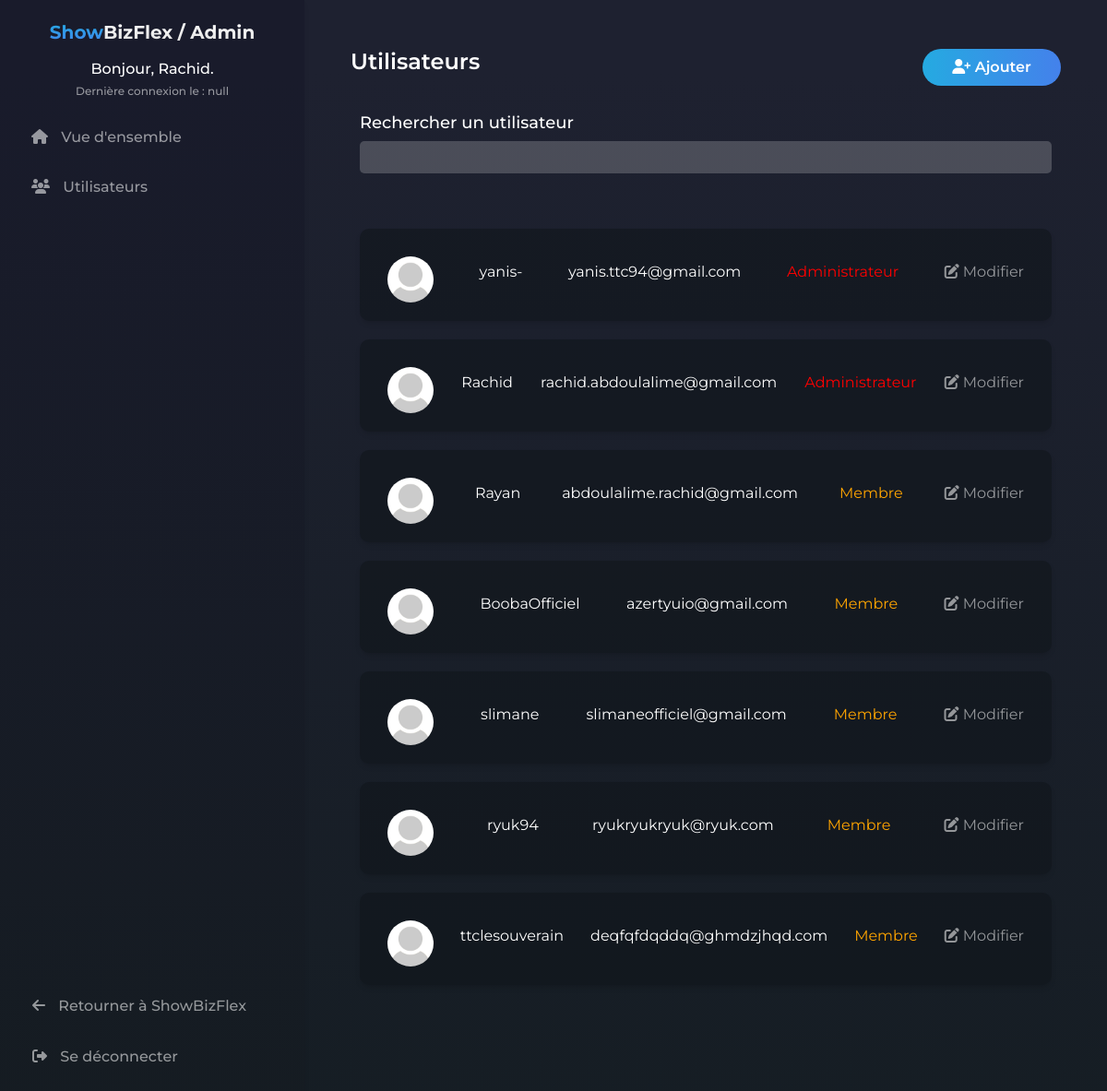
Page /admin/?module=users (signed in) on the committed database.
### tables this page shows
CREATE TABLE `User` (
  `id` bigint(20) UNSIGNED NOT NULL,
  `username` varchar(50) NOT NULL,
  `email` varchar(60) NOT NULL,
  `password` varchar(255) NOT NULL,
  `idRole` bigint(20) UNSIGNED NOT NULL,
  `register_date` datetime NOT NULL DEFAULT CURRENT_TIMESTAMP,
  `show_setup` tinyint(1) NOT NULL,
  `avatar_file` tinytext NOT NULL,
  `banner_file` tinytext NOT NULL,
  `about` text,
  `color` tinytext NOT NULL,
  `forgot_auth` mediumtext,
  `adult` tinyint(1) NOT NULL,
  `private` tinyint(1) NOT NULL
);

### admin/Modules/ModUsers/Cont_Users.php (called while the page is built, shortened)
<?php
require_once('Model_Users.php');
require_once('View_Users.php');
class ContUsers
{
    private $view;
    private $model;
    public function __construct()
    {
        $this->view = new ViewUsers();
        $this->model = new ModelUsers();
    }
    public function overview() {
        $this->view->show_overview($this->model->getUserListString());
    }
    public function exec() {
        $this->view->view();
    }
}

### admin/Controller.php (called while the page is built, shortened)
<?php
class Controller
{
    private $module;
    public function __construct()
    {
        $this->module = isset($_GET['module']) ? $_GET['module'] : "panel";
    }
    public function exec()
    {
        switch ($this->module) {
            case 'users':
                new ModUsers();
            break;
        }
    }
}
?>

### admin/index.php (called while the page is built, shortened)
<?php
include_once("Controller.php");
$controller = new Controller();
$controller->exec();
include_once('Layout.php');
?>

### admin/Modules/ModUsers/Model_Users.php (the view, shortened to what this page needs)
<?php
class ModelUsers extends PDOConnection
{
    public function getUserListString() {
        $stmt = parent::$db->prepare("SELECT * FROM User");
        $stmt->execute();
        $result = $stmt->fetchAll();
        $userListString = '';
        foreach ($result as $index => $value) {
            if ($value['idRole'] == 2) {
                $role = '<span style="color:orange">Membre</span>';
            } else {
                $role = '<span style="color:red">Administrateur</span>';
            }
            $userListString .= '<div class="user-item">
            <div class="user-infos">
              <img src="../Assets/images/avatar/'. $value['avatar_file'] .'" />
              <p>'. $value['username'] .'</p>
              <p>'. $value['email'] .'</p>
              <p>'. $role .'</p>
              <a href="./?module=users&action=editUser&id=' . $value['id'] . '"><p><i class="fa-solid fa-pen-to-square"></i> Modifier</p></a>
            </div>
          </div>';
        }
        return $userListString;
    }
}
?>

### admin/Assets/css/style.css (style rules this page uses)
:root { --primary-color: linear-gradient(180.2deg, rgb(30, 33, 48) 6.8%, rgb(19, 28, 32) 131%); --darker-primary-color: linear-gradient(180.2deg, rgb(25, 27, 43) 6.8%, rgb(20, 28, 31) 131%); --more-darker-primary-color: linear-gradient(180.2deg, rgb(29, 30, 46) 6.8%, rgb(17, 25, 27) 131%); --primary-text-color: #3f86ed; --primary-gradient: linear-gradient(to right, #25aae1, #4481eb, #04befe, #3f86ed); --secondary-color: rgb(255, 255, 255); --tran-05: all 0.5s ease; --tran-03: all 0.3s ease; --tran-03: all 0.2s ease; }
html { height: auto }
body { font-family: 'Montserrat', sans-serif; font-weight: normal; font-style: normal; -webkit-font-smoothing: antialiased; margin: 3px auto 60px; background: linear-gradient(180.2deg, rgb(30, 33, 48) 6.8%, rgb(19, 28, 32) 131%); color: rgba(255, 255, 255, 0.55); display: flex; flex-direction: column; min-height: 100vh }
a { text-decoration: none; color: rgba(255, 255, 255, 0.55) }
.user-item { border-radius: 10px; height: 100px; background-color: #11161b93; box-shadow: rgba(0, 0, 0, 0.1) 0px 4px 6px -1px, rgba(0, 0, 0, 0.06) 0px 2px 4px -1px; padding: 30px; color: white; transition: transform 0.2s; }
.user-item img { width: 50px; height: 50px; border-radius: 50%; }
.user-infos { display: flex; align-items: center; justify-content: space-between; }

### rows in the picture
user: avatar_file (picture), username "yanis-", email "yanis.ttc94@gmail.com", shows "Administrateur"
user: avatar_file (picture), username "Rachid", email "rachid.abdoulalime@gmail.com", shows "Administrateur"
user: avatar_file (picture), username "Rayan", email "abdoulalime.rachid@gmail.com", shows "Membre"
user: avatar_file (picture), username "BoobaOfficiel", email "azertyuio@gmail.com", shows "Membre"
user: avatar_file (picture), username "slimane", email "slimaneofficiel@gmail.com", shows "Membre"
user: avatar_file (picture), username "ryuk94", email "ryukryukryuk@ryuk.com", shows "Membre"
user: avatar_file (picture), username "ttclesouverain", email "deqfqfdqddq@ghmdzjhqd.com", shows "Membre"

### other values in the picture
$_SESSION['admin_username'] "Rachid"
